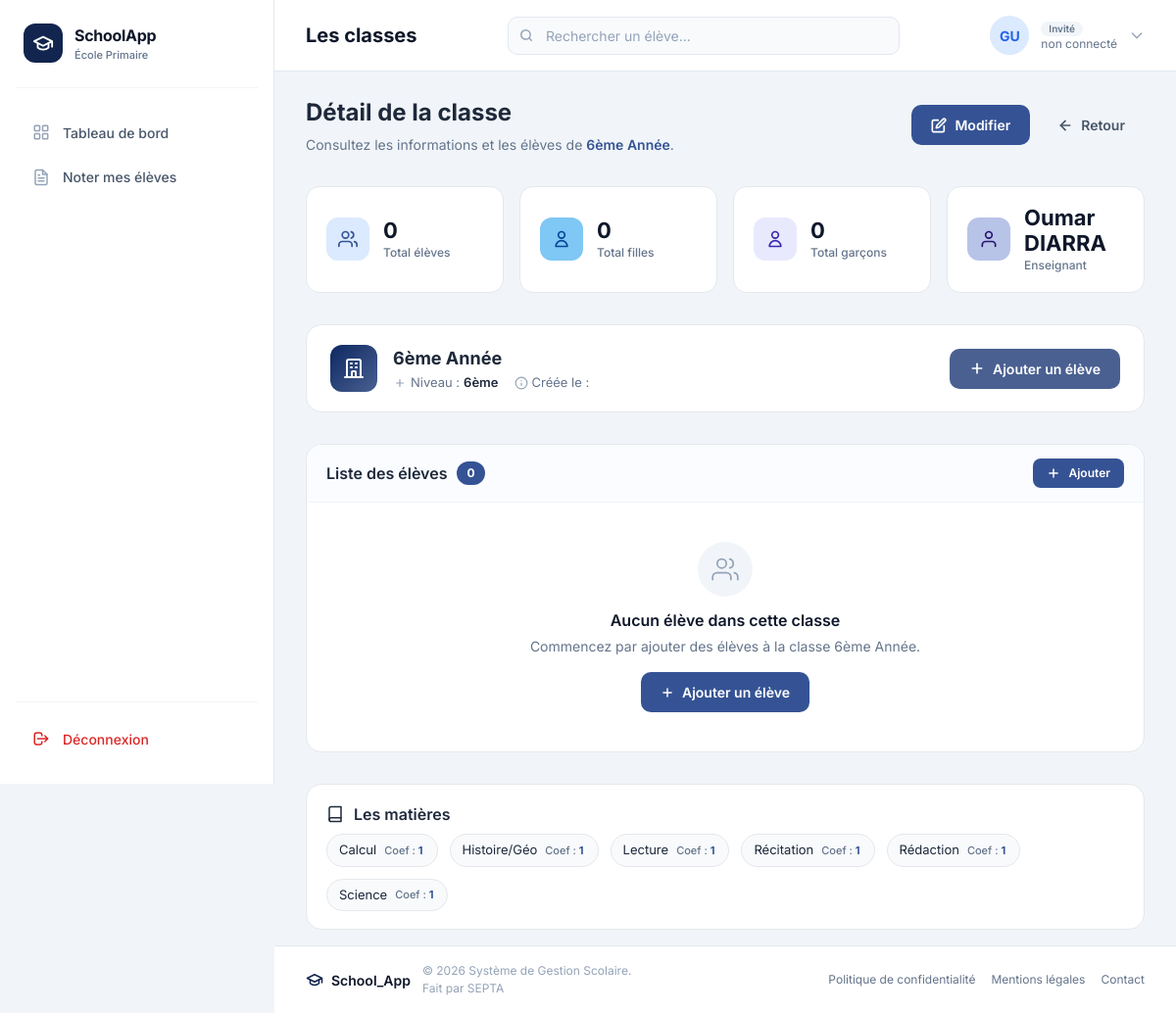
The app's page /classes/details/8/ with its own data.
### classes/models.py (models this page shows, shortened)
class Classe(models.Model):
    nom = models.CharField(max_length=30, null=False)
    niveau = models.IntegerField()
    enseignant = models.ForeignKey(
        User,
        on_delete=models.SET_NULL,
        null=True,
        blank=True,
        related_name="classes",
        limit_choices_to={"groups__name": "Teacher"},
    )

### matieres/models.py (models this page shows, shortened)
class Matiere(models.Model):
    nom = models.CharField(max_length=100, unique=True)
    description = models.TextField(blank=True, null=True)
    note_sur = models.PositiveIntegerField(
        default=20,
        help_text="Barème de notation de la matière (ex: 5, 10, 20)"
    )
    coefficient = models.PositiveIntegerField(
        default=1,
        help_text="Poids de la matière dans le calcul de la moyenne"
    )
    classes = models.ManyToManyField(
        Classe,
        related_name="matieres",
        blank=True
    )
    class Meta:
        ordering = ["nom"]
        verbose_name = "Matière"
        verbose_name_plural = "Matières"

### classes/views.py (the view)
# urls.py: path('classes/details/<int:pk>/', views.classe_detail, name='detail'),
def classe_detail(request, pk):
    classe = get_object_or_404(Classe, pk=pk)
    eleves = classe.students.all()
    matieres = classe.matieres.all()
    enseignant = None
    if classe.enseignant:
        enseignant = classe.enseignant.get_full_name() or classe.enseignant.username
    context = {
        "classe": classe,
        "eleves": eleves,
        "matieres": matieres,
        "enseignant": enseignant,
        "eleves_filles": eleves.filter(sexe="F").count(),
        "eleves_garcons": eleves.filter(sexe="M").count(),
    }
    return render(request, "classe_detail.html", context)

### classes/templates/classe_detail.html (shortened to what this page needs)
{% extends 'base.html' %}
{% load static %}
{% block page_title %}Les classes{% endblock %}
{% block search_placeholder %}Rechercher un élève...{% endblock %}
{% block content %}
<div class="page-header">
  <div class="page-header-text">
    <h2>Détail de la classe</h2>
    <p>Consultez les informations et les élèves de <strong>{{ classe.nom }}</strong>.</p>
  </div>
  <div style="display:flex;gap:8px;flex-wrap:wrap;">
    <a href="{% url 'classes:modifier' classe.pk %}" class="btn btn-primary">
      Modifier
    </a>
    <a href="{% url 'classes:list' %}" class="btn btn-secondary">
      <svg xmlns="http://www.w3.org/2000/svg" width="16" height="16" viewBox="0 0 24 24"
           fill="none" stroke="currentColor" stroke-width="2.5" stroke-linecap="round" stroke-linejoin="round">
        <line x1="19" y1="12" x2="5" y2="12"/>
        <polyline points="12 19 5 12 12 5"/>
      </svg>
      Retour
    </a>
  </div>
</div>
<div class="stats-grid">
  <div class="stat-card">
    <div class="stat-icon blue">
    </div>
    <div class="stat-content">
      <span class="stat-number">{{ eleves|length }}</span>
      <span class="stat-label">Total élèves</span>
    </div>
  </div>
  <div class="stat-card">
    <div class="stat-icon green">
      <svg xmlns="http://www.w3.org/2000/svg" viewBox="0 0 24 24" fill="none" stroke="currentColor" stroke-width="2" stroke-linecap="round" stroke-linejoin="round">
        <path d="M16 7a4 4 0 1 1-8 0 4 4 0 0 1 8 0z"/>
        <path d="M12 14a7 7 0 0 0-7 7h14a7 7 0 0 0-7-7z"/>
      </svg>
    </div>
    <div class="stat-content">
      <span class="stat-number">{{ eleves_filles|default:"0" }}</span>
      <span class="stat-label">Total filles</span>
    </div>
  </div>
  <div class="stat-card">
    <div class="stat-icon purple">
      <svg xmlns="http://www.w3.org/2000/svg" viewBox="0 0 24 24" fill="none" stroke="currentColor" stroke-width="2" stroke-linecap="round" stroke-linejoin="round">
        <path d="M16 7a4 4 0 1 1-8 0 4 4 0 0 1 8 0z"/>
        <path d="M12 14a7 7 0 0 0-7 7h14a7 7 0 0 0-7-7z"/>
      </svg>
    </div>
    <div class="stat-content">
      <span class="stat-number">{{ eleves_garcons|default:"0" }}</span>
      <span class="stat-label">Total garçons</span>
    </div>
  </div>
  <div class="stat-card">
    <div class="stat-icon orange">
      <svg xmlns="http://www.w3.org/2000/svg" viewBox="0 0 24 24" fill="none" stroke="currentColor" stroke-width="2" stroke-linecap="round" stroke-linejoin="round">
        <path d="M20 21v-2a4 4 0 0 0-4-4H8a4 4 0 0 0-4 4v2"/>
        <circle cx="12" cy="7" r="4"/>
      </svg>
    </div>
    <div class="stat-content">
      <span class="stat-number">{{ enseignant|default:"—" }}</span>
      <span class="stat-label">Enseignant</span>
    </div>
  </div>
</div>
<div class="class-info-section">
  <div class="class-info-left">
    <div class="class-info-icon">
      <svg xmlns="http://www.w3.org/2000/svg" viewBox="0 0 24 24" fill="none" stroke="currentColor" stroke-width="2" stroke-linecap="round" stroke-linejoin="round">
        <path d="M19 21V5a2 2 0 0 0-2-2H7a2 2 0 0 0-2 2v16m14 0h2m-2 0h-5m-9 0H3m2 0h5M9 7h1m-1 4h1m4-4h1m-1 4h1m-5 10v-5a1 1 0 0 1 1-1h2a1 1 0 0 1 1 1v5m-4 0h4"/>
      </svg>
    </div>
    <div class="class-info-details">
      <h3>{{ classe.nom }}</h3>
      <div class="class-meta">
        <span class="class-meta-item">
          <svg xmlns="http://www.w3.org/2000/svg" viewBox="0 0 24 24" fill="none" stroke="currentColor" stroke-width="2" stroke-linecap="round" stroke-linejoin="round">
            <path d="M12 6v6m0 0v6m0-6h6m-6 0H6"/>
          </svg>
          Niveau : <strong>{{ classe.niveau }}{% if classe.niveau == 1 %}er{% else %}ème{% endif %}</strong>
        </span>
        <span class="class-meta-item">
          <svg xmlns="http://www.w3.org/2000/svg" viewBox="0 0 24 24" fill="none" stroke="currentColor" stroke-width="2" stroke-linecap="round" stroke-linejoin="round">
            <circle cx="12" cy="12" r="10"/>
            <line x1="12" y1="16" x2="12" y2="12"/>
            <line x1="12" y1="8" x2="12.01" y2="8"/>
          </svg>
          Créée le : <strong>{{ classe.date_creation|date:"d/m/Y" }}</strong>
        </span>
      </div>
    </div>
  </div>
  <div class="class-info-right">
    <a href="{% url 'students:create' %}?classroom={{ classe.pk }}" class="btn btn-success">
      <svg xmlns="http://www.w3.org/2000/svg" width="16" height="16" viewBox="0 0 24 24"
           fill="none" stroke="currentColor" stroke-width="2.5" stroke-linecap="round" stroke-linejoin="round">
        <line x1="12" x2="12" y1="5" y2="19"/>
        <line x1="5" x2="19" y1="12" y2="12"/>
      </svg>
      Ajouter un élève
    </a>
  </div>
</div>
<div class="students-section">
  <div class="students-header">
    <div class="section-title" style="margin:0;">
      Liste des élèves
      <span class="badge-count">{{ eleves|length }}</span>
    </div>
    <a href="{% url 'students:create' %}?classroom={{ classe.pk }}" class="btn btn-primary btn-sm" style="padding:6px 14px;font-size:12px;border-radius:8px;">
      <svg xmlns="http://www.w3.org/2000/svg" width="14" height="14" viewBox="0 0 24 24"
           fill="none" stroke="currentColor" stroke-width="2.5" stroke-linecap="round" stroke-linejoin="round">
        <line x1="12" x2="12" y1="5" y2="19"/>
        <line x1="5" x2="19" y1="12" y2="12"/>
      </svg>
      Ajouter
    </a>
  </div>
  {% if eleves %}
  <div class="table-responsive">
    <table class="student-table" id="studentTable">
      <thead>
        <tr>
          <th>Élève</th>
          <th>Date de naissance</th>
          <th>Âge</th>
          <th>Parent / Tuteur</th>
          <th>Contact</th>
          <th>Actions</th>
        </tr>
      </thead>
      <tbody>
        {% for eleve in eleves %}
        <tr>
          <td>
            <div class="student-cell">
              <div class="student-avatar-sm">
                {{ eleve.first_name|first|upper }}{{ eleve.last_name|first|upper }}
              </div>
              <div>
                <div class="student-name">{{ eleve.first_name }} {{ eleve.last_name }}</div>
                <div class="student-dob">ID: {{ eleve.identification_number|slice:":8" }}</div>
              </div>
            </div>
          </td>
          <td>{{ eleve.date_of_birth|date:"d/m/Y" }}</td>
          <td>
            {% if eleve.date_of_birth %}
              {{ eleve.age_display }}
            {% else %}
              —
            {% endif %}
          </td>
          <td>
            <div style="font-weight:500;color:#0f172a;font-size:13px;">
              {{ eleve.parent.first_name }} {{ eleve.parent.last_name }}
            </div>
          </td>
          <td>
            <div style="display:flex;flex-direction:column;gap:1px;">
              {% if eleve.parent.phone_number %}
              <span style="display:flex;align-items:center;gap:4px;font-size:12px;color:#475569;">
                <svg xmlns="http://www.w3.org/2000/svg" width="12" height="12" viewBox="0 0 24 24" fill="none" stroke="currentColor" stroke-width="2" stroke-linecap="round" stroke-linejoin="round">
                  <path d="M3 5a2 2 0 0 1 2-2h3.28a1 1 0 0 1 .948.684l1.498 4.493a1 1 0 0 1-.502 1.21l-2.257 1.13a11.042 11.042 0 0 0 5.516 5.516l1.13-2.257a1 1 0 0 1 1.21-.502l4.493 1.498a1 1 0 0 1 .684.949V19a2 2 0 0 1-2 2h-1C9.716 21 3 14.284 3 6V5z"/>
                </svg>
                {{ eleve.parent.phone_number }}
              </span>
              {% endif %}
              {% if eleve.parent.email %}
              <span style="display:flex;align-items:center;gap:4px;font-size:12px;color:#475569;">
                <svg xmlns="http://www.w3.org/2000/svg" width="12" height="12" viewBox="0 0 24 24" fill="none" stroke="currentColor" stroke-width="2" stroke-linecap="round" stroke-linejoin="round">
                  <path d="M3 8l7.89 5.26a2 2 0 0 0 2.22 0L21 8M5 19h14a2 2 0 0 0 2-2V7a2 2 0 0 0-2-2H5a2 2 0 0 0-2 2v10a2 2 0 0 0 2 2z"/>
                </svg>
                {{ eleve.parent.email }}
              </span>
              {% endif %}
            </div>
          </td>
          <td>
            <div class="action-btns">
              <a href="{% url 'students:detail' eleve.identification_number %}" class="action-btn view" title="Voir l'élève">
                <svg xmlns="http://www.w3.org/2000/svg" viewBox="0 0 24 24" fill="none" stroke="currentColor" stroke-width="2" stroke-linecap="round" stroke-linejoin="round">
                  <path d="M15 12a3 3 0 1 1-6 0 3 3 0 0 1 6 0z"/>
                  <path d="M2.458 12C3.732 7.943 7.523 5 12 5c4.478 0 8.268 2.943 9.542 7-1.274 4.057-5.064 7-9.542 7-4.477 0-8.268-2.943-9.542-7z"/>
                </svg>
              </a>
              <a href="{% url 'students:update' eleve.identification_number %}" class="action-btn edit" title="Modifier l'élève">
                <svg xmlns="http://www.w3.org/2000/svg" viewBox="0 0 24 24" fill="none" stroke="currentColor" stroke-width="2" stroke-linecap="round" stroke-linejoin="round">
                  <path d="M11 4H4a2 2 0 0 0-2 2v14a2 2 0 0 0 2 2h14a2 2 0 0 0 2-2v-7"/>
                  <path d="M18.5 2.5a2.121 2.121 0 0 1 3 3L12 15l-4 1 1-4 9.5-9.5z"/>
                </svg>
              </a>
              <button class="action-btn delete" title="Supprimer l'élève" onclick="confirmDelete('{{ eleve.identification_number }}', '{{ eleve.first_name }} {{ eleve.last_name }}')">
                <svg xmlns="http://www.w3.org/2000/svg" viewBox="0 0 24 24" fill="none" stroke="currentColor" stroke-width="2" stroke-linecap="round" stroke-linejoin="round">
                  <polyline points="3 6 5 6 21 6"/>
                  <path d="M19 6v14a2 2 0 0 1-2 2H7a2 2 0 0 1-2-2V6m3 0V4a1 1 0 0 1 1-1h4a1 1 0 0 1 1 1v2"/>
                </svg>
              </button>
            </div>
          </td>
        </tr>
        {% endfor %}
      </tbody>
    </table>
  </div>
  {% else %}
  <div class="empty-state">
    <div class="empty-state-icon">
    </div>
    <h4>Aucun élève dans cette classe</h4>
    <p>Commencez par ajouter des élèves à la classe {{ classe.nom }}.</p>
    <a href="{% url 'students:create' %}?classroom={{ classe.pk }}" class="btn btn-primary">
      <svg xmlns="http://www.w3.org/2000/svg" width="14" height="14" viewBox="0 0 24 24"
           fill="none" stroke="currentColor" stroke-width="2.5" stroke-linecap="round" stroke-linejoin="round">
        <line x1="12" x2="12" y1="5" y2="19"/>
        <line x1="5" x2="19" y1="12" y2="12"/>
      </svg>
      Ajouter un élève
    </a>
  </div>
  {% endif %}
</div>
<div class="matieres-section">
  <div class="section-title" style="margin-bottom:0;">
    <svg xmlns="http://www.w3.org/2000/svg" width="18" height="18" viewBox="0 0 24 24" fill="none" stroke="currentColor" stroke-width="2" stroke-linecap="round" stroke-linejoin="round">
      <path d="M4 19.5A2.5 2.5 0 0 1 6.5 17H20"/>
      <path d="M6.5 2H20v20H6.5A2.5 2.5 0 0 1 4 19.5v-15A2.5 2.5 0 0 1 6.5 2z"/>
    </svg>
    Les matières
  </div>
  <div class="matieres-grid">
    {% for matiere in matieres %}
    <span class="matiere-tag">
      {{ matiere.nom }}
      <span class="coef">Coef : <strong>{{ matiere.coefficient }}</strong></span>
    </span>
    {% empty %}
    <span style="color:#94a3b8;font-size:13px;">Aucune matière associée à cette classe.</span>
    {% endfor %}
  </div>
</div>
{% endblock %}

### classes/templates/base.html (style rules this page uses)
* { margin: 0; padding: 0; box-sizing: border-box; }
body { font-family: 'Inter', -apple-system, BlinkMacSystemFont, sans-serif; background: #f1f5f9; color: #0f172a; }

### records on screen
Classe: nom "6ème Année", niveau "6"
Matiere: nom "Calcul", coefficient "1"
Matiere: nom "Histoire/Géo", coefficient "1"
Matiere: nom "Lecture", coefficient "1"
Matiere: nom "Récitation", coefficient "1"
Matiere: nom "Rédaction", coefficient "1"
Matiere: nom "Science", coefficient "1"

### other values on screen
{{ eleves|length }} "0"
{{ eleves_filles|default:"0" }} "0"
{{ eleves_garcons|default:"0" }} "0"
{{ enseignant|default:"—" }} "Oumar DIARRA"
